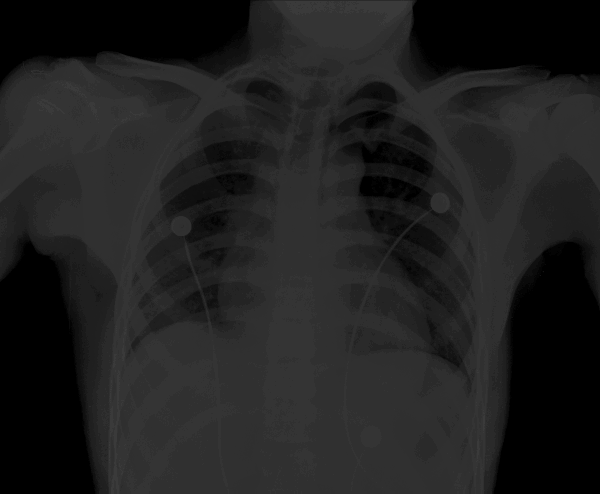
#> input picture L02/Images/chest-xray.tif, 600 x 494 px; its folder holds 8 pictures in this run; the run also reads 1 picture not shown here
$ python Z6.py
#> lines starting #> are read from the running program, lines starting #| are printed output that depends on the picture; after the words box and inside, x2 and y2 are one past the last pixel; in counts of white or black regions, pixels touching at a corner belong together
import os
import math
import numpy as np
from PIL import Image
import matplotlib
matplotlib.use('TkAgg')
import matplotlib.pyplot as plt

IMAGE_DIR = './Images'
OUTPUT_DIR = './Images-converted-Z6'
os.makedirs(OUTPUT_DIR, exist_ok=True)

def load_image_as_array(filename):
#> called with filename = 'chest-xray.tif'
    path = os.path.join(IMAGE_DIR, filename)
    img = Image.open(path).convert('L')
#> img is the input picture: PIL image 600x494 L; min 0, max 58, mean 31.7
    return np.array(img, dtype=np.uint8)

def save_comparison(original_array, processed_array, original_name, suffix):
    fig, axes = plt.subplots(1, 2, figsize=(12, 6))
    axes[0].imshow(original_array, cmap='gray', vmin=0, vmax=255)
    axes[0].set_title('Oryginał')
    axes[0].axis('off')
    axes[1].imshow(processed_array, cmap='gray', vmin=0, vmax=255)
    axes[1].set_title(f'Przetworzony ({suffix})')
    axes[1].axis('off')
    plt.tight_layout()

    save_path = os.path.join(OUTPUT_DIR, f"{os.path.splitext(original_name)[0]}_{suffix}_comparison.png")
    plt.savefig(save_path)
    plt.show()
    plt.close(fig)
    print(f"Zapisano porównanie: {save_path}")

def multiply_constant_np(img_array, c):
#> called with c = 1.5
    result = np.clip(img_array * c, 0, 255).astype(np.uint8)
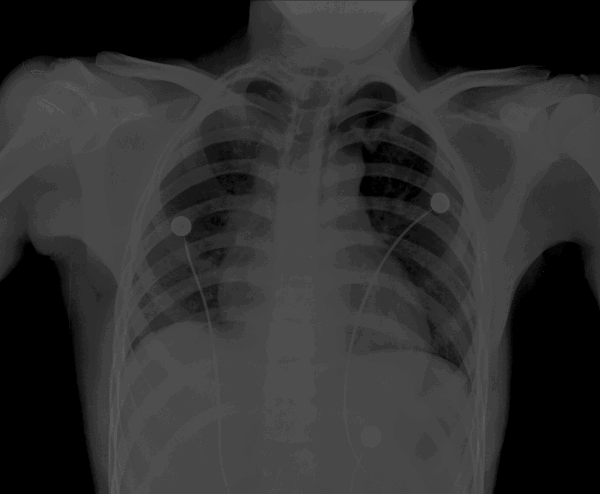
#> result: shape (494, 600); min 0, max 87, mean 47.5
#> in save_comparison, `plt.savefig(save_path)`:
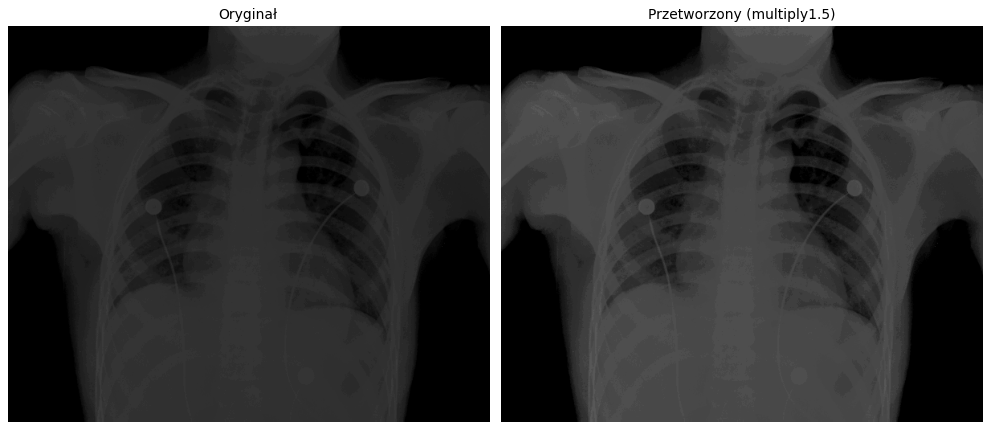
#> figure drawn by matplotlib, 2 panels
#> pass 2 of the loop `for fname in ['chest-xray.tif', 'pollen-dark.tif', 'spectrum.tif']:`:
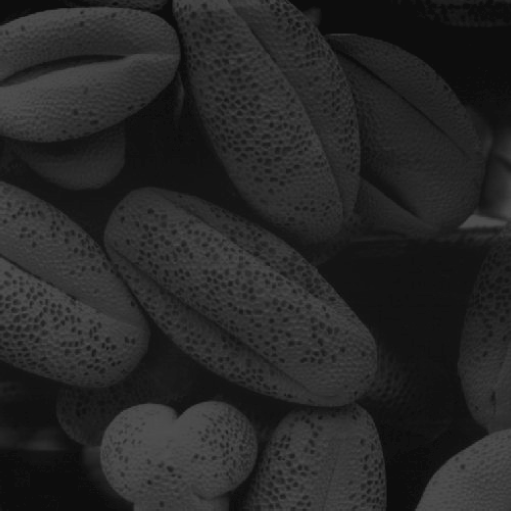
#> input picture L02/Images/pollen-dark.tif, 1021 x 1021 px (shown at 1/2 size)
#> in load_image_as_array, img is the input picture: PIL image 1021x1021 L; min 13, max 83, mean 38.8
#> pass 3 of the loop `for fname in ['chest-xray.tif', 'pollen-dark.tif', 'spectrum.tif']:`:
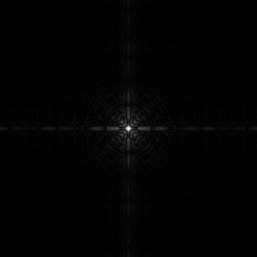
#> input picture L02/Images/spectrum.tif, 257 x 257 px
#> in load_image_as_array, img is the input picture: PIL image 257x257 L; min 0, max 255, mean 2.1
#> in save_comparison (call 3), `plt.savefig(save_path)`:
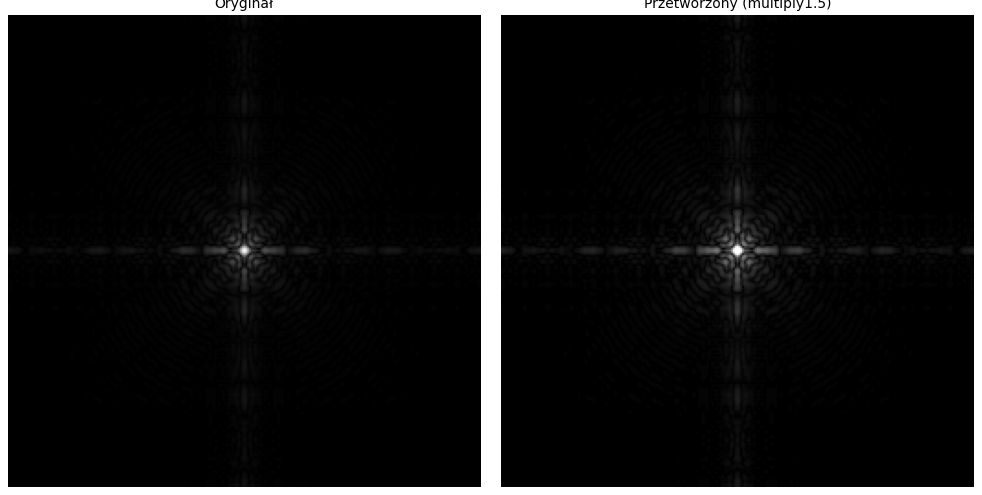
#> figure drawn by matplotlib, 2 panels
    return result

def log_transform_np(img_array):
    c = 255 / math.log(1 + 255)
    # Konwersja do float, aby uniknąć problemów z int i log
    img_float = img_array.astype(np.float32)
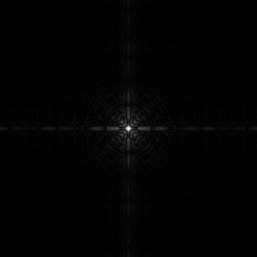
#> img_float: shape (257, 257) float32; min 0, max 255, mean 2.1
    # Dodanie epsilon, by uniknąć log(0)
    epsilon = 1e-10
    result = c * np.log(1 + img_float + epsilon)
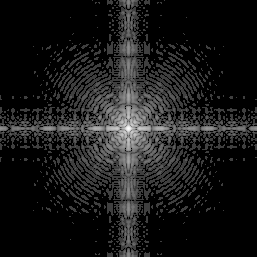
#> result: shape (257, 257) float32; min 0, max 255, mean 25.6
    result = np.clip(result, 0, 255).astype(np.uint8)
    return result


def contrast_transform_value_np(r, m=0.45, e=8):
    r_norm = r / 255
    return int((1 / (1 + (m / r_norm) ** e)) * 255) if r > 0 else 0

def contrast_transform_np(img_array, m=0.45, e=8):
#> called with m = 0.45, e = 8
    lut = np.array([contrast_transform_value_np(r, m, e) for r in range(256)], dtype=np.uint8)
    result = lut[img_array]
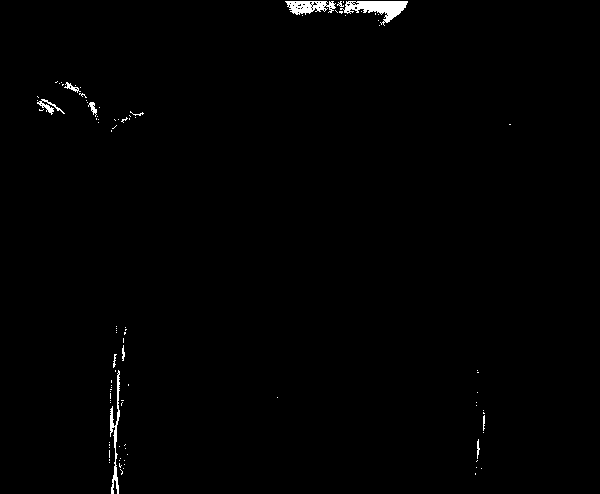
#> result: shape (494, 600); values 0 (black) and 1 (white), 0.75% white; 98 white regions (87 under 20 px), largest, box (x1, y1, x2, y2) and area: (340, 1, 408, 26) 754, (285, 1, 336, 15) 450, (110, 370, 120, 494) 402
    return result

def plot_contrast_function(m=0.45, e=8, output_path=None):
    import numpy as np
    import matplotlib.pyplot as plt

    x = np.arange(256)
    y = np.array([contrast_transform_value_np(r, m, e) for r in x])

    plt.figure(figsize=(8, 5))
    plt.plot(x, y, label=f'T(r), m={m}, e={e}')
    plt.title('Funkcja transformacji kontrastu T(r)')
    plt.xlabel('Poziom wejściowy r')
    plt.ylabel('Poziom wyjściowy T(r)')
    plt.grid(True)
    plt.legend()

    if output_path:
        plt.savefig(output_path, dpi=300)
        plt.close()
        print(f"Zapisano wykres funkcji kontrastu: {output_path}")
    else:
        plt.show()


def gamma_correction_np(img_array, gamma=1.0):
    inv_gamma = 1.0 / gamma
    lut = np.array([((i / 255.0) ** inv_gamma) * 255 for i in range(256)], dtype=np.uint8)
    result = lut[img_array]
    return result

if __name__ == "__main__":
    # Mnożenie przez 1.5
    for fname in ['chest-xray.tif', 'pollen-dark.tif', 'spectrum.tif']:
        original = load_image_as_array(fname)
        processed = multiply_constant_np(original, 1.5)
        save_comparison(original, processed, fname, "multiply1.5")

    # Log transformacja
    spectrum = load_image_as_array('spectrum.tif')
    log_img = log_transform_np(spectrum)
    save_comparison(spectrum, log_img, 'spectrum.tif', 'log')

    # Transformacja kontrastu
    for fname in ['chest-xray.tif', 'einstein-low-contrast.tif', 'pollen-lowcontrast.tif']:
        original = load_image_as_array(fname)
        contrast_img = contrast_transform_np(original)
        save_comparison(original, contrast_img, fname, 'contrast')
#> pass 2 of the loop `for fname in ['chest-xray.tif', 'einstein-low-contrast.tif', 'pollen-l..`:
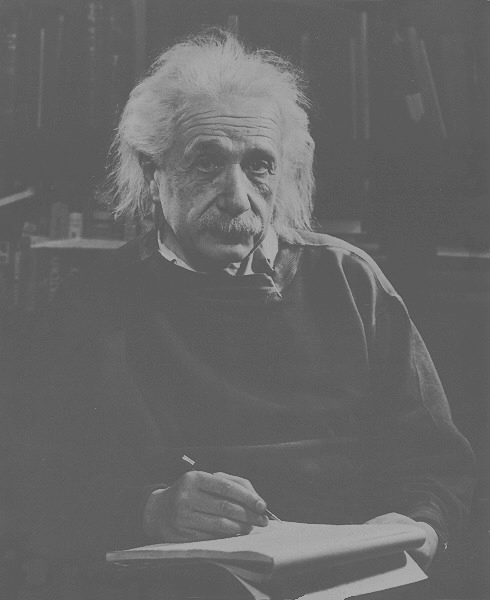
#> input picture L02/Images/einstein-low-contrast.tif, 490 x 600 px
#> in load_image_as_array, img is the input picture: PIL image 490x600 L; min 74, max 178, mean 102.4
#> in contrast_transform_np (call 2), `result = lut[img_array]`:
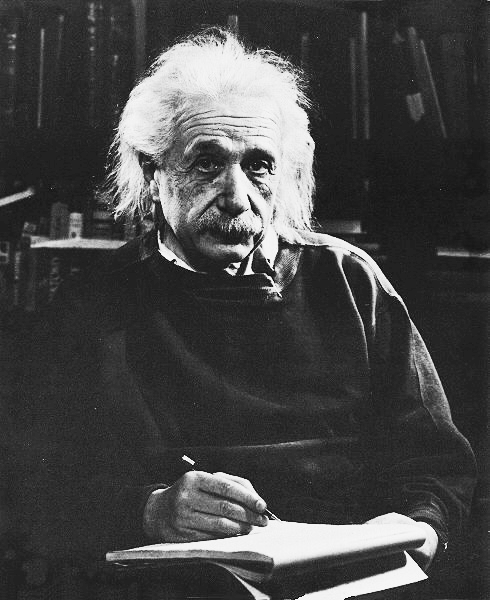
#> result: shape (600, 490); min 7, max 247, mean 70.1
#> pass 3 of the loop `for fname in ['chest-xray.tif', 'einstein-low-contrast.tif', 'pollen-l..`:
#> (the run stopped early here; a loop or call above may not have finished)
